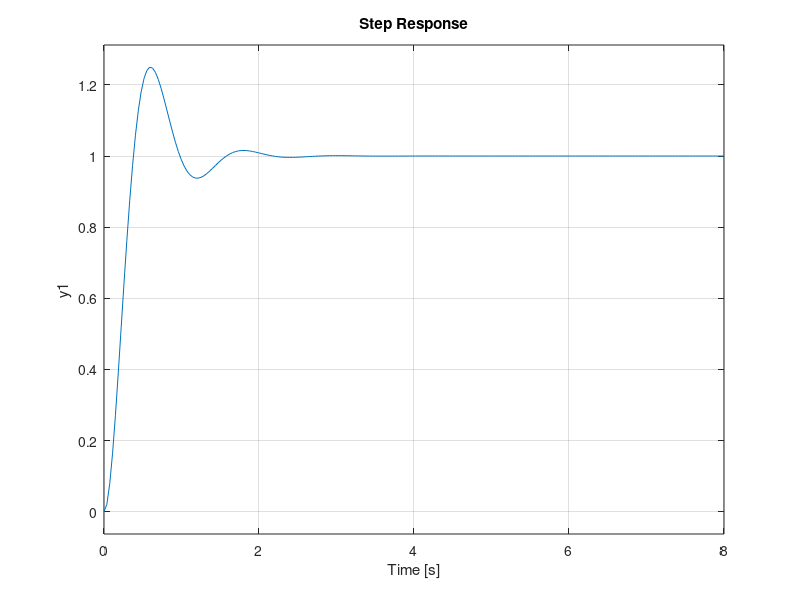

Source code (MATLAB):
clf;

s = tf([1 0], 1);
Gs = 2.3 * (s + 8) / ((s^2 + 1.7*s + 9)*(s + 8.5));

[y, tOut] = step(Gs);

Tpf = 0.6;
UPf = 0.25;
Tsf = 7.3;

zeta = -log(UPf)/sqrt(pi^2 + (log(UPf))^2);
wn = pi / (Tpf*sqrt(1 - zeta^2));

Hfs = wn^2 / ((s^2 + 2*zeta*wn*s + wn^2));
Controle = Hfs / Gs;
SistemaResultante = Controle * Gs;
step(SistemaResultante);